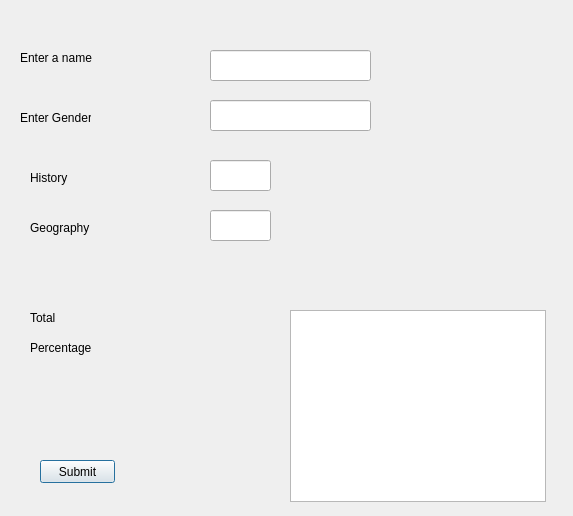
<?xml version="1.0" encoding="UTF-8"?>
<ui version="4.0">
 <class>Dialog</class>
 <widget class="QDialog" name="Dialog">
  <property name="geometry">
   <rect>
    <x>0</x>
    <y>0</y>
    <width>573</width>
    <height>516</height>
   </rect>
  </property>
  <property name="windowTitle">
   <string>Dialog</string>
  </property>
  <widget class="QPushButton" name="pushButton">
   <property name="geometry">
    <rect>
     <x>40</x>
     <y>460</y>
     <width>75</width>
     <height>23</height>
    </rect>
   </property>
   <property name="text">
    <string>Submit</string>
   </property>
  </widget>
  <widget class="QLineEdit" name="lineEdit">
   <property name="geometry">
    <rect>
     <x>210</x>
     <y>50</y>
     <width>161</width>
     <height>31</height>
    </rect>
   </property>
  </widget>
  <widget class="QLabel" name="namePrompt">
   <property name="geometry">
    <rect>
     <x>20</x>
     <y>50</y>
     <width>91</width>
     <height>16</height>
    </rect>
   </property>
   <property name="text">
    <string>Enter a name</string>
   </property>
  </widget>
  <widget class="QLabel" name="label">
   <property name="geometry">
    <rect>
     <x>20</x>
     <y>110</y>
     <width>71</width>
     <height>16</height>
    </rect>
   </property>
   <property name="text">
    <string>Enter Gender</string>
   </property>
  </widget>
  <widget class="QLineEdit" name="lineEdit_2">
   <property name="geometry">
    <rect>
     <x>210</x>
     <y>100</y>
     <width>161</width>
     <height>31</height>
    </rect>
   </property>
  </widget>
  <widget class="QListWidget" name="listWidget">
   <property name="geometry">
    <rect>
     <x>290</x>
     <y>310</y>
     <width>256</width>
     <height>192</height>
    </rect>
   </property>
  </widget>
  <widget class="QLabel" name="label_2">
   <property name="geometry">
    <rect>
     <x>30</x>
     <y>170</y>
     <width>71</width>
     <height>16</height>
    </rect>
   </property>
   <property name="text">
    <string>History</string>
   </property>
  </widget>
  <widget class="QLabel" name="label_3">
   <property name="geometry">
    <rect>
     <x>30</x>
     <y>220</y>
     <width>71</width>
     <height>16</height>
    </rect>
   </property>
   <property name="text">
    <string>Geography</string>
   </property>
  </widget>
  <widget class="QLineEdit" name="lineEdit_3">
   <property name="geometry">
    <rect>
     <x>210</x>
     <y>160</y>
     <width>61</width>
     <height>31</height>
    </rect>
   </property>
  </widget>
  <widget class="QLineEdit" name="lineEdit_4">
   <property name="geometry">
    <rect>
     <x>210</x>
     <y>210</y>
     <width>61</width>
     <height>31</height>
    </rect>
   </property>
  </widget>
  <widget class="QLabel" name="total">
   <property name="geometry">
    <rect>
     <x>30</x>
     <y>310</y>
     <width>71</width>
     <height>16</height>
    </rect>
   </property>
   <property name="text">
    <string>Total</string>
   </property>
  </widget>
  <widget class="QLabel" name="percent">
   <property name="geometry">
    <rect>
     <x>30</x>
     <y>340</y>
     <width>71</width>
     <height>16</height>
    </rect>
   </property>
   <property name="text">
    <string>Percentage</string>
   </property>
  </widget>
 </widget>
 <resources/>
 <connections/>
</ui>
